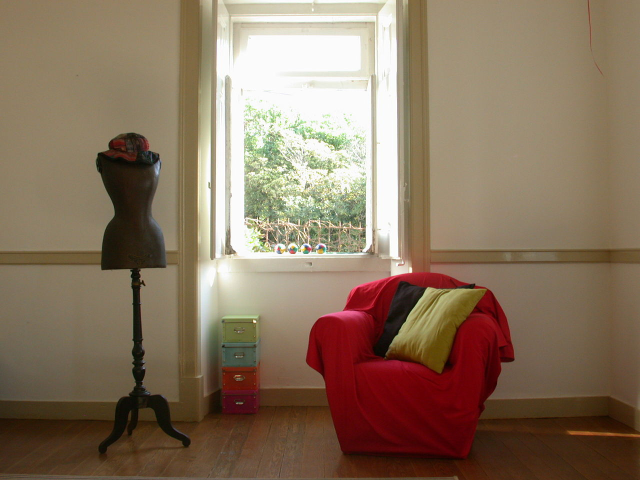
#> input picture les_3/room2.jpg, 1280 x 960 px (shown at 1/2 size)
$ python flip.py
#> lines starting #> are read from the running program, lines starting #| are printed output that depends on the picture
import cv2 as cv
import numpy as np

image = cv.imread('room2.jpg')
#> image is the input picture: shape (960, 1280, 3); mean B, G, R 94.5, 115.5, 136.3
image = cv.resize(image, None, fx=0.5, fy=0.5)
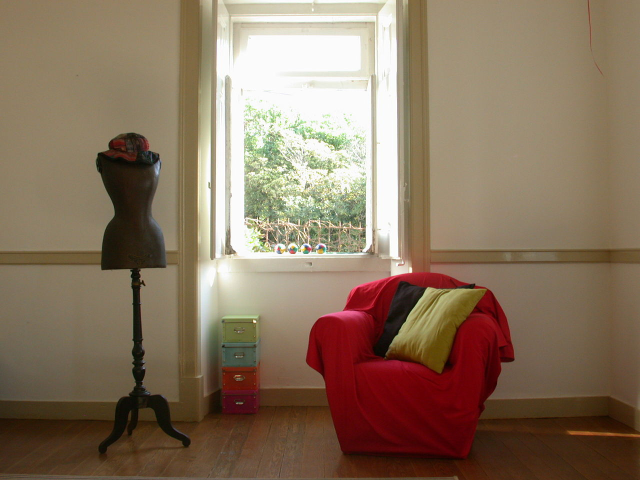
#> image: shape (480, 640, 3); mean B, G, R 94.7, 115.7, 136.4

flipped = cv.flip(image, 1)
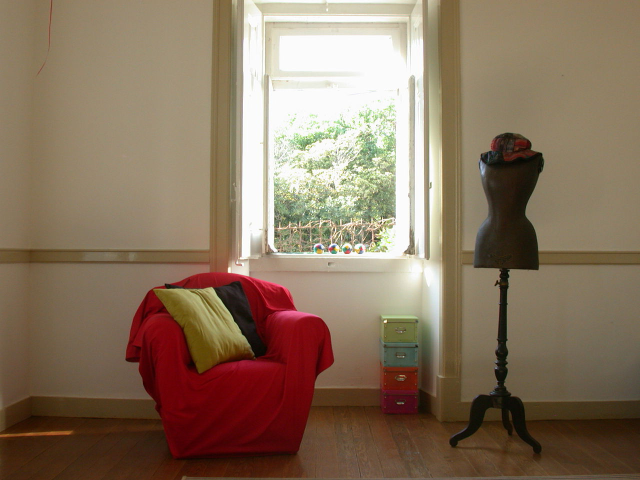
#> flipped: shape (480, 640, 3); mean B, G, R 94.7, 115.7, 136.4


cv.imshow('image', image)
cv.imshow('flipped', flipped)
cv.waitKey(2000)
cv.destroyAllWindows()

$ run again, with les_3/kremlin.jpg copied over les_3/room2.jpg
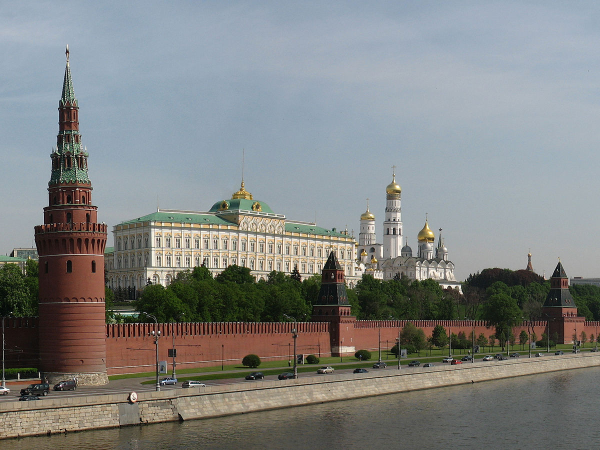
#> input picture les_3/kremlin.jpg, 1200 x 900 px (shown at 1/2 size)
#> image is the input picture: shape (900, 1200, 3); mean B, G, R 129.8, 131.2, 128.7
#> `image = cv.resize(image, None, fx=0.5, fy=0.5)`:
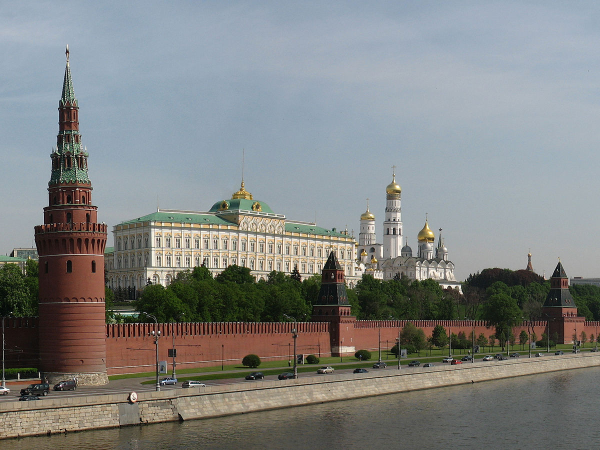
#> image: shape (450, 600, 3); mean B, G, R 130, 131.3, 128.9
#> `flipped = cv.flip(image, 1)`:
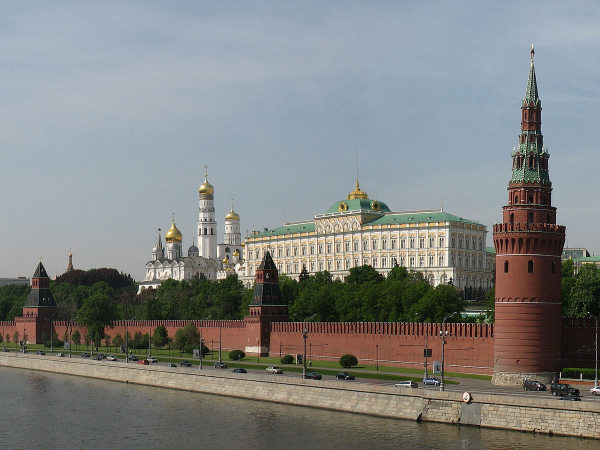
#> flipped: shape (450, 600, 3); mean B, G, R 130, 131.3, 128.9

$ run again, with les_3/noise_pep.JPG copied over les_3/room2.jpg
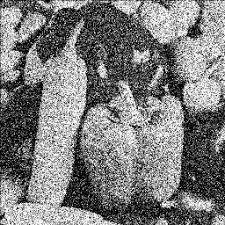
#> input picture les_3/noise_pep.JPG, 225 x 225 px
#> image is the input picture: shape (225, 225, 3); min 0, max 255, mean 125
#> `image = cv.resize(image, None, fx=0.5, fy=0.5)`:
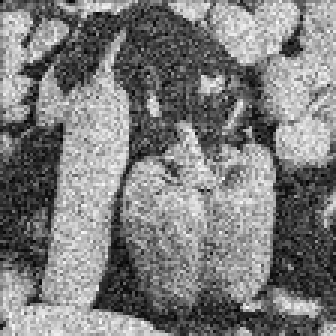
#> image: shape (112, 112, 3) (shown 3 times larger); min 0, max 251, mean 125
#> `flipped = cv.flip(image, 1)`:
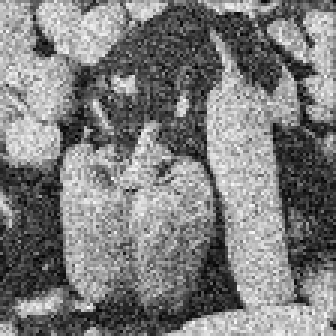
#> flipped: shape (112, 112, 3) (shown 3 times larger); min 0, max 251, mean 125
